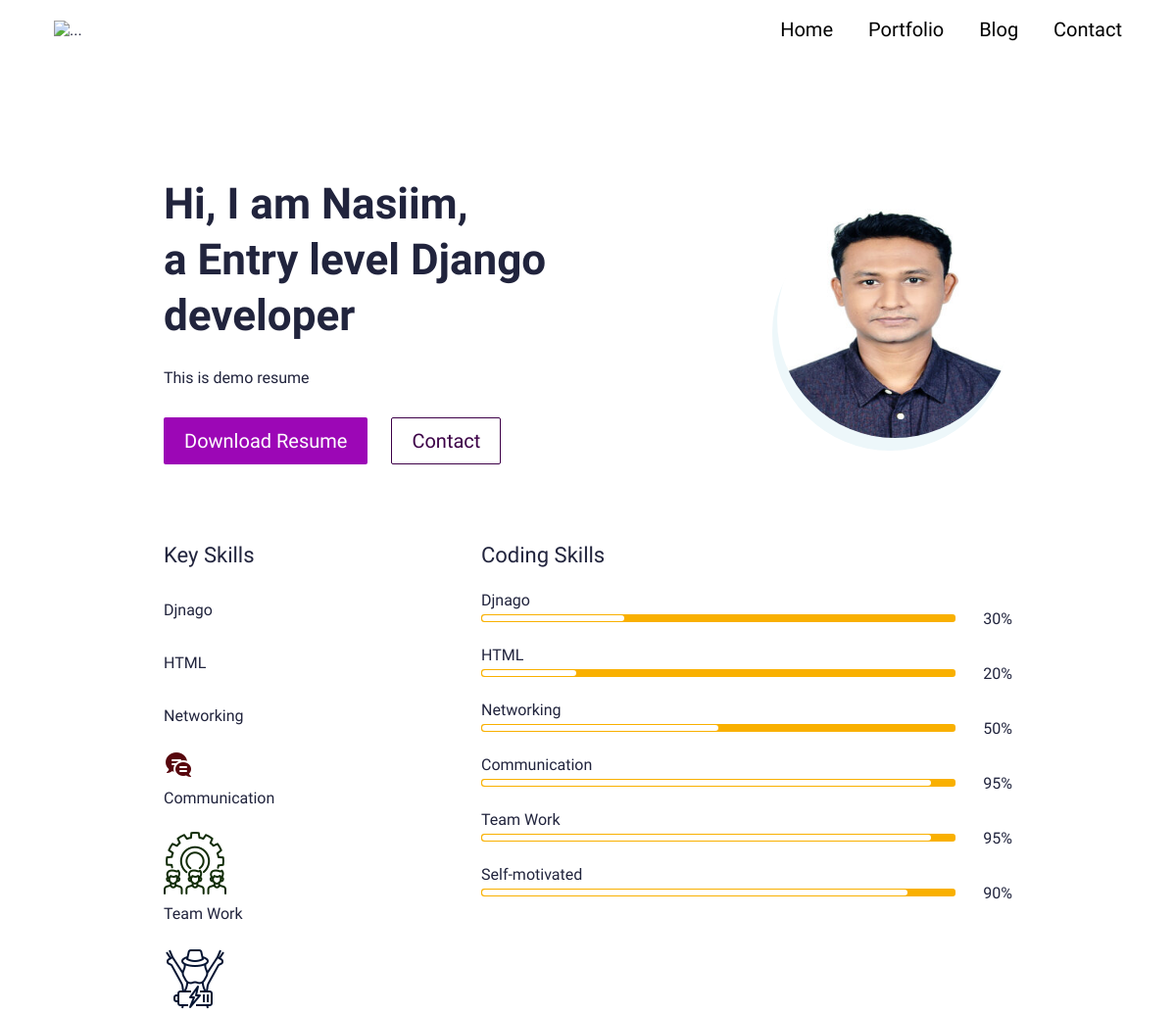
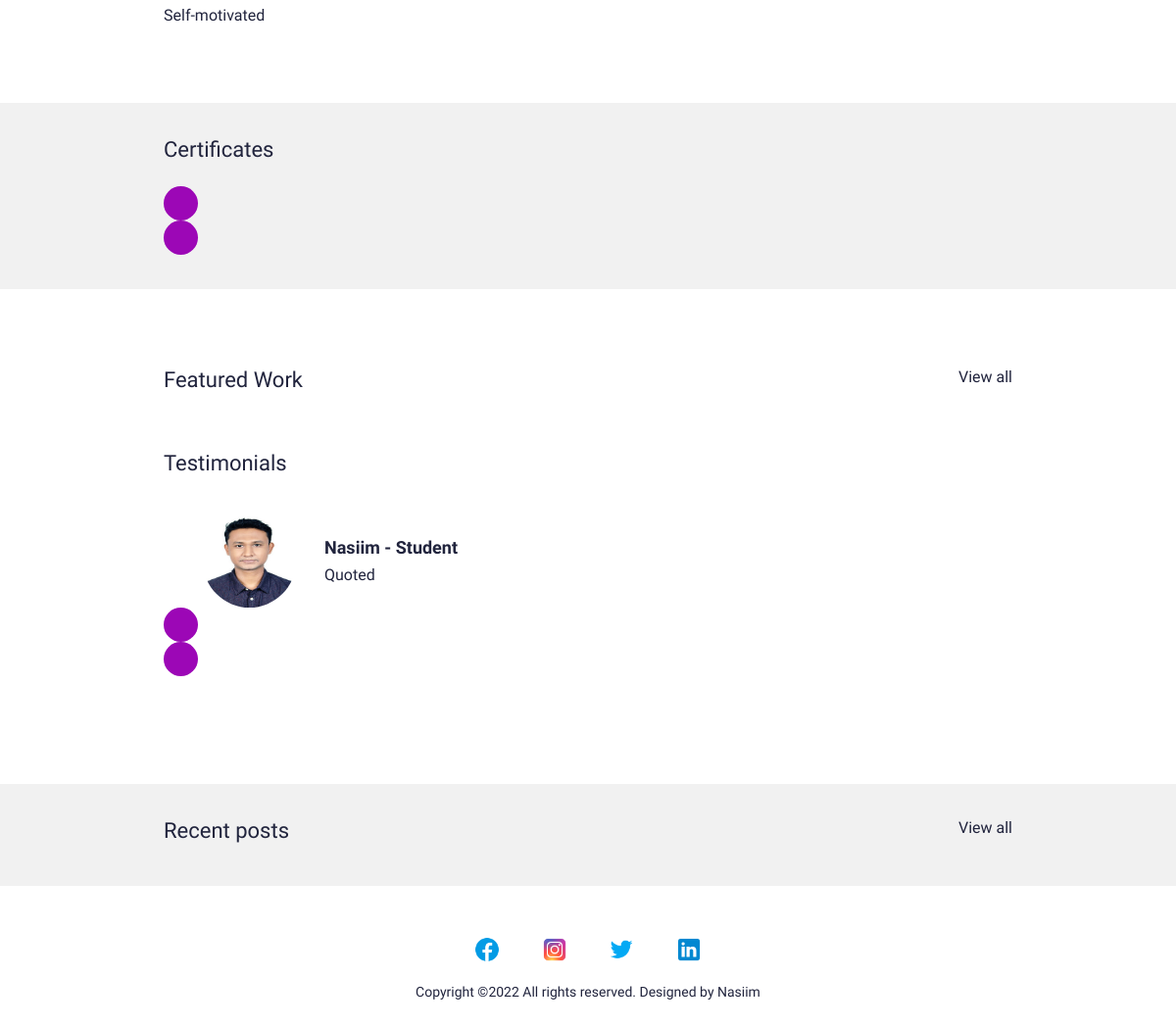
The page / on the database its author committed (2 pictures, top to bottom).
### main/models.py (models this page shows, shortened)
class UserProfile(models.Model):
    class Meta:
        verbose_name_plural = 'User Profiles'
        verbose_name = 'User Profile'
    user = models.OneToOneField(User, on_delete=models.CASCADE)
    avatar = models.ImageField(blank=True, null=True, upload_to="avatar")
    title = models.CharField(max_length=200, blank=True, null=True)
    bio = models.TextField(blank=True, null=True)
    skills = models.ManyToManyField(Skill, blank=True)
    cv = models.FileField(blank=True, null=True, upload_to="cv")

class Skill(models.Model):
    class Meta:
        verbose_name_plural = 'Skills'
        verbose_name = 'Skill'
    name = models.CharField(max_length=20, blank=True, null=True)
    score = models.IntegerField(default=80, blank=True, null=True)
    image = models.FileField(blank=True, null=True, upload_to="skills")
    is_key_skill = models.BooleanField(default=False)

class Testimonial(models.Model):
    class Meta:
        verbose_name_plural = 'Testimonials'
        verbose_name = 'Testimonial'
        ordering = ["name"]
    thumbnail = models.ImageField(blank=True, null=True, upload_to="testimonials")
    name = models.CharField(max_length=200, blank=True, null=True)
    role = models.CharField(max_length=200, blank=True, null=True)
    quote = models.CharField(max_length=500, blank=True, null=True)
    is_active = models.BooleanField(default=True)

### main/views.py (the view)
# urls.py: path('', views.IndexView.as_view(), name="home"),
class IndexView(generic.TemplateView):
	template_name = "main/index.html"
	def get_context_data(self, **kwargs):
		context = super().get_context_data(**kwargs)
		testimonials = Testimonial.objects.filter(is_active=True)
		certificates = Certificate.objects.filter(is_active=True)
		blogs = Blog.objects.filter(is_active=True)
		portfolio = Portfolio.objects.filter(is_active=True)
		context["testimonials"] = testimonials
		context["certificates"] = certificates
		context["blogs"] = blogs
		context["portfolio"] = portfolio
		return context

### nsm_resume/context_processors.py (called while the page is built)
def project_context(request):
    context = {
        'me': User.objects.first(),
    }
    return context

### main/templates/main/index.html (shortened to what this page needs)
{% extends 'main/base.html' %}
{% load static %}
{% block content %}
<section>
  <div class="bannerSection">
    <div class="container">
      <div class="row g-4 g-md-3  align-items-center">
        <div class="col-md-auto order-md-last">
          <div class="bannerUserImg">
            <img src="{{me.userprofile.avatar.url}}" alt="{{me.first_name|title}} {{me.last_name|title}} avatar">
          </div>
        </div>
        <div class="col-md">
          <div class="bannerContent">
            <h1 class="xlTitle pb-3">Hi, I am {{me.first_name|title}}, <br> a {{me.userprofile.title}} </br></h1>
            <p>{{me.userprofile.bio}}</p>
            <div class="bannerBtnCol">
              <div class="row">
                <div class="col-auto">
                  <a download href="{{me.userprofile.cv.url}}" class="btn btnPrimary">Download Resume</a>
                </div>
                <div class="col-auto">
                  <a href="{% url 'main:contact' %}" class="btn btnOutline">Contact</a>
                </div>
              </div>
            </div>
          </div>
        </div>
      </div>
    </div>
  </div>
</section>
<section>
  <div class="sectionSpace pt-0">
    <div class="container">
      <div class="row">
        <div class="col-md-auto">
          <div class="keySkillCol">
            <h4 class="smTitle pb-3">Key Skills</h4>
            {% for sk in me.userprofile.skills.all %}
            {% if sk.is_key_skill %}
            <div class="keySkillCard">
              {% if sk.image %}
              <div class="ksIconCol">
                <img src="{{sk.image.url}}" alt="...">
              </div>
              {% endif %}
              <span class="ksText">{{sk.name}}</span>
            </div>
            {% endif %}
            {% endfor %}
          </div>
        </div>
        <div class="col-md">
          <h4 class="smTitle pb-3">Coding Skills</h4>
          <div class="progressCol">
            <div class="progressCard">
              {% for sk in me.userprofile.skills.all %}
              {% if sk.is_key_skill %}
              <div class="progressCol">
                <span class="progressLbl">{{sk.name}}</span>
                <div class="row g-2 align-items-center">
                  <div class="col">
                    <div class="progress progressStyle">
                      <div class="progress-bar" role="progressbar" style="width: {{sk.score}}%" aria-valuenow="{{sk.score}}" aria-valuemin="0" aria-valuemax="100"></div>
                    </div>
                  </div>
                  <div class="col-auto">
                    <span class="pLbl">{{sk.score}}%</span>
                  </div>
                </div>
              </div>
              {% endif %}
              {% endfor %}
            </div>
          </div>
        </div>
      </div>
    </div>
  </div>
</section>
<section>
  <div class="sectionSpaceSm lightBg">
    <div class="container">
      <div class="row pb-3">
        <div class="col">
          <h4 class="smText regular">Certificates</h4>
        </div>
      </div>
      <div class="sliderOuter">
        <div class="cert-swiper-button-next swiper-button-next swiperBtnStyle"></div>
        <div class="cert-swiper-button-prev swiper-button-prev swiperBtnStyle"></div>
      </div>
    </div>
  </div>
</section>
<section>
  <div class="sectionSpace">
    <div class="container">
      <div class="portfolioCol">
        <div class="row pb-3">
          <div class="col">
            <h4 class="smText regular">Featured Work</h4>
          </div>
          <div class="col-auto">
            <a href="{% url 'main:portfolio' %}" class="simpleLink">View all</a>
          </div>
        </div>
      </div>
      <div class="testimonialCol">
        <h4 class="smText regular d-block">Testimonials</h4>
        <div class="testimonialSlider">
          <div class="swiper testimonialSwiper">
            <div class="swiper-wrapper">
              {% for t in testimonials %}
              {% if t.is_active %}
              <div class="swiper-slide">
                <div class="testimonialCard">
                  <div class="row align-items-center">
                    <div class="col-sm-auto">
                      <div class="tImgCol">
                        <img src="{{t.thumbnail.url}}" alt="...">
                      </div>
                    </div>
                    <div class="col-sm">
                      <div class="tContentCol">
                        <h4 class="xsTitle bold">{{t.name}} - {{t.role}}</h4>
                        <p>{{t.quote}}</p>
                      </div>
                    </div>
                  </div>
                </div>
              </div>
              {% endif %}
              {% endfor %}
            </div>
            <div class="test-swiper-button-next swiper-button-next swiperBtnStyle"></div>
            <div class="test-swiper-button-prev swiper-button-prev swiperBtnStyle"></div>
          </div>
        </div>
      </div>
    </div>
  </div>
</section>
<section>
  <div class="sectionSpaceSm lightBg">
    <div class="container">
      <div class="row pb-3">
        <div class="col">
          <h4 class="smText regular">Recent posts</h4>
        </div>
        <div class="col-auto">
          <a href="{% url 'main:blog' %}" class="simpleLink">View all</a>
        </div>
      </div>
    </div>
  </div>
</section>
{% endblock %}

### main/templates/main/base.html (shortened to what this page needs)
{% load static %}
<!doctype html>
<html lang="en">
  <head>
    <link href="{% static 'css/bootstrap.min.css' %}" rel="stylesheet">
    <link rel="stylesheet" href="https://unpkg.com/swiper@7.0.5/swiper-bundle.min.css">
    <link href="{% static 'css/style.css' %}" rel="stylesheet">
  </head>
  <body>
    {% include 'main/partials/nav.html' %}
    {% block content %}
    {% endblock %}
    {% include 'main/partials/footer.html' %}
  </body>
</html>

### main/templates/main/partials/nav.html (shortened to what this page needs)
{% load static %}
<header>
    <div class="headerCol">
    <div class="container-fluid">
        <div class="row align-items-center">
        <div class="col-auto">
            <div class="logoCol"><a href="{% url 'main:home' %}"><img src="{% static 'images/logo.png' %}" alt="..."></a></div>
        </div>
        <div class="col">
            <div class="navCollapseCol">
            <div class="navCol">
                <ul>
                <li><a href="{%url 'main:home'%}">Home</a></li>
                <li><a href="{%url 'main:portfolio' %}">Portfolio</a></li>
                <li><a href="{% url 'main:blog' %}">Blog</a></li>
                <li><a href="{%url 'main:contact'%}">Contact</a></li>
                </ul>
            </div>
            </div>
        </div>
        </div>
    </div>
    </div>
</header>

### main/templates/main/partials/footer.html
{% load static %}
<footer>
    <div class="footerCol">
    <div class="container">
        <ul class="socialCol">
        <li><a href="javascript:void(0)"><img src="{% static 'images/fb.png' %}" alt="..."></a></li>
        <li><a href="javascript:void(0)"><img src="{% static 'images/insta.png' %}" alt="..."></a></li>
        <li><a href="javascript:void(0)"><img src="{% static 'images/twitter.png' %}" alt="..."></a></li>
        <li><a href="javascript:void(0)"><img src="{% static 'images/linkedin.png' %}" alt="..."></a></li>
        </ul>
        <div class="copyrightCol">
        <p>Copyright ©{% now 'Y' %} All rights reserved. Designed by <a href="https://jamesgrangerdesign.co.uk/" target="_blank">Nasiim</a></p>
        </div>
    </div>
    </div>
</footer>

### rows shown on the page
Skill: name "Djnago", score "30"
Skill: name "HTML", score "20"
Skill: name "Networking", score "50"
Skill: image (picture), name "Communication", score "95"
Skill: image (picture), name "Team Work", score "95"
Skill: image (picture), name "Self-motivated", score "90"
Testimonial: thumbnail (picture), name "Nasiim", role "Student", quote "Quoted"

### other values the page prints
{{ me.first_name|title }} "Nasiim"
{{ me.userprofile.title }} "Entry level Django developer"
{{ me.userprofile.bio }} "This is demo resume"
